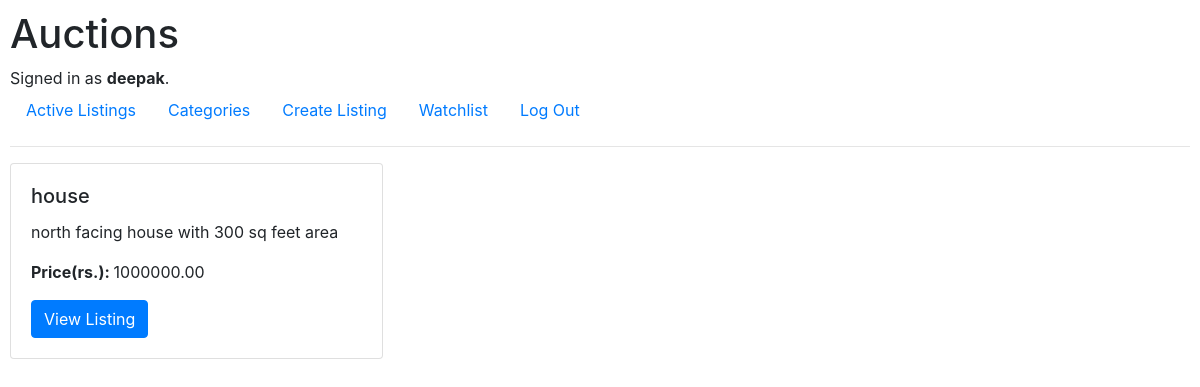
The page /categories/house (signed in) on the database its author committed.
### auctions/models.py (models this page shows, shortened)
class User(AbstractUser):
    watchlist=models.ManyToManyField('Listing',blank=True,related_name="watchlisted_by")

class Listing(models.Model):
    title=models.CharField(max_length=60)
    description=models.TextField()
    starting_bid=models.DecimalField(max_digits=10, decimal_places=2)
    image_url=models.URLField(blank=True,null=True)
    category=models.CharField(max_length=60,blank=True,null=True)
    is_active=models.BooleanField(default=True)
    created_at=models.DateTimeField(auto_now_add=True)
    created_by=models.ForeignKey(User,on_delete=models.CASCADE,related_name='listings')

### auctions/views.py (the view)
# urls.py: path("categories/<str:category_name>",views.category,name="category")
def category(request,category_name):
    active_listings = Listing.objects.filter(is_active=True)
    listing_of_this_category=[]
    for listing in active_listings:
        if listing.category==category_name:
            listing_of_this_category.append(listing)
    return render(request,"auctions/category.html",{
        "listings":listing_of_this_category,
        "category":category_name
    })

### auctions/templates/auctions/category.html (shortened to what this page needs)
{% extends "auctions/layout.html" %}
{% block body %}
{% if listings %}
    <div class="row">
        {% for listing in listings %}
            <div class="col-md-4 mb-4">
                <div class="card">
                    <div class="card-body">
                        <h5 class="card-title">{{ listing.title }}</h5>
                        <p class="card-text">{{ listing.description }}</p>
                        <p><strong>Price(rs.): </strong>{{  listing.starting_bid }}</p>
                        <a href="{% url 'listing' listing.id %}" class="btn btn-primary">View Listing</a>
                    </div>
                </div>
            </div>
        {% endfor %}
    </div>
{% endif %}
{% endblock %}

### auctions/templates/auctions/layout.html (shortened to what this page needs)
{% load static %}
<!DOCTYPE html>
<html lang="en">
    <head>
        <link rel="stylesheet" href="https://stackpath.bootstrapcdn.com/bootstrap/4.4.1/css/bootstrap.min.css">
        <link href="{% static 'auctions/styles.css' %}" rel="stylesheet">
    </head>
    <body>
        <h1>Auctions</h1>
        <div>
            {% if user.is_authenticated %}
                Signed in as <strong>{{ user.username }}</strong>.
                {% else %}
                Not signed in.
            {% endif %}
        </div>
        <ul class="nav">
            <li class="nav-item">
                <a class="nav-link" href="{% url 'index' %}">Active Listings</a>
            </li>
            <li>
                <a class="nav-link" href="{% url 'categories' %}">Categories</a>
            </li>
            {% if user.is_authenticated %}
                <li>
                    <a class="nav-link" href="{% url 'create' %}">Create Listing</a>
                </li>
                <li class="nav-item">
                    <a class="nav-link" href="{% url 'watchlist' user.id %}">Watchlist</a>
                </li>
                <li class="nav-item">
                    <a class="nav-link" href="{% url 'logout' %}">Log Out</a>
                </li>
            {% endif %}
        </ul>
        <hr>
        {% block body %}
        {% endblock %}
    </body>
</html>

### auctions/static/auctions/styles.css (style rules this page uses)
body { padding: 10px; }

### rows shown on the page
User: username "deepak"
Listing: title "house", description "north facing house with 300 sq feet area", starting_bid "1000000.00"
